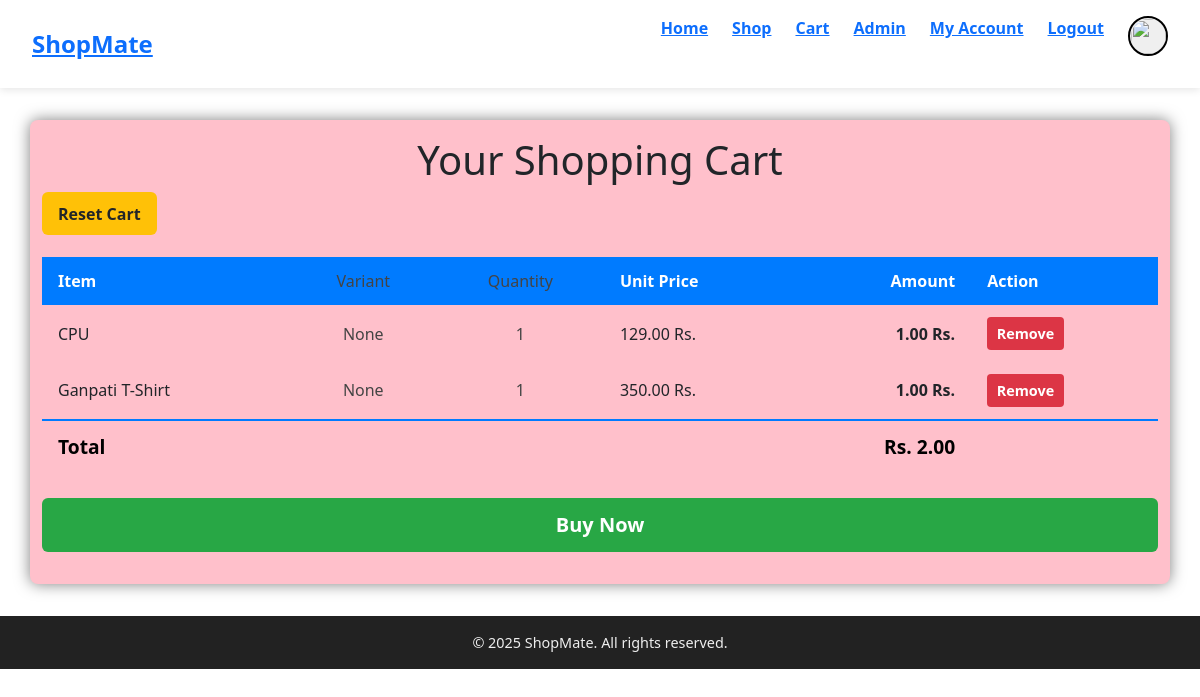
/cart (signed in), run on the app's committed database.
### ecommstore/models.py (models this page shows, shortened)
class CartItem(models.Model):
    user = models.ForeignKey(User, on_delete=models.CASCADE)
    product = models.ForeignKey(Product, on_delete=models.CASCADE)
    variant = models.ForeignKey(ProductVariant, on_delete=models.SET_NULL, null=True, blank=True)
    quantity = models.PositiveIntegerField(default=1)
    price = models.PositiveIntegerField(default=1)
    amount = models.PositiveIntegerField(default=1)
    added_at = models.DateTimeField(auto_now_add=True)
    updated_at = models.DateTimeField(auto_now=True)
    related_order = models.CharField(max_length=12)
    class Meta:
        unique_together = ('user', 'product', 'variant')  # Prevent duplicate items in cart
    def __str__(self):
        return f"{self.quantity}x {self.product.name} for {self.user.username}"

class Product(models.Model):
    product_code = models.CharField(max_length=12,primary_key=True)
    name = models.CharField(max_length=200)
    description = models.TextField()
    image = models.ImageField(upload_to = 'static', blank=True, null=True)
    price = models.DecimalField(max_digits=12,decimal_places=2)
    stock = models.IntegerField()
    specification = models.JSONField(null=True)
    termsnconditions = models.JSONField(null=True)
    created_date = models.DateTimeField(auto_now_add=True)
    desc1 = models.TextField(null=True)
    image1 = models.ImageField(upload_to = 'static', blank=True, null=True)
    image2 = models.ImageField(upload_to = 'static', blank=True, null=True)
    image3 = models.ImageField(upload_to = 'static', blank=True, null=True)
    def __str__(self):
        return self.name

### ecommstore/views.py (the view)
# urls.py: path('cart',views.cart,name="cart"),
@login_required
def cart(request):
    cart_items = {}
    userprofile = UserProfile.objects.filter(user=request.user)
    profilepicture = ''
    if len(userprofile) > 0:
        profilepicture = userprofile[0].profile_picture
    i=0
    final_cart_items = CartItem.objects.filter(user=request.user)
    cartlength = len(final_cart_items)
    total_amount = 0
    for i in range(0,cartlength):
        cart_items[i] = final_cart_items[i]
        total_amount = final_cart_items[i].amount+total_amount
    print(cart_items)
    return render(request,'ecommstore/templates/cartdetail.html',{'cart_items':cart_items.items(),'profilepicture':profilepicture,'total_amount':total_amount})

### ecommstore/templates/ecommstore/templates/cartdetail.html (shortened to what this page needs)
{% extends 'base.html' %}
{% block body %}
    <div class="container">
        <h1>Your Shopping Cart</h1>
        {% if cart_items %}
        <div class="clearfix">
            <form method="POST" action="{% url 'resetCart' %}" style="display:inline-block;">
                <button type="submit" class="reset-cart-btn">Reset Cart</button>
            </form>
        </div>
        <table>
            <thead>
                <tr>
                    <th>Item</th>
                    <th class="variant">Variant</th>
                    <th class="quantity">Quantity</th>
                    <th class="price">Unit Price</th>
                    <th class="amount">Amount</th>
                    <th>Action</th>
                </tr>
            </thead>
            <tbody>
                {% for key, value in cart_items %}
                <tr>
                    <td>{{ value.product }}</td>
                    <td class="variant" contenteditable="true">{{ value.variant }}</td>
                    <td class="quantity" contenteditable="true">{{ value.quantity }}</td>
                    <td class="price">{{ value.price|floatformat:2 }} Rs.</td>
                    <td class="amount">{{ value.amount|floatformat:2 }} Rs.</td>
                    <td>
                        <form method="POST" action="{% url 'delToCartAct' value.id %}">
                            <button type="submit" class="remove-btn">Remove</button>
                        </form>
                    </td>
                </tr>
                {% endfor %}
                <tr class="total-row">
                    <td colspan="4">Total</td>
                    <td class="amount">Rs. {{ total_amount|floatformat:2 }}</td>
                    <td></td>
                </tr>
            </tbody>
        </table>
        <form method="POST" action="{% url 'order' %}">
            <button type="submit" class="buy-now-btn">Buy Now</button>
        </form>
        {% else %}
        <p class="empty-cart">Your cart is empty!<br>Please Add Item to your cart.
        </p>
        {% endif %}
    </div>
{% endblock %}

### data on the page
CartItem: product "CPU", variant "None", quantity "1", price "129.00", amount "1.00"
CartItem: product "Ganpati T-Shirt", variant "None", quantity "1", price "350.00", amount "1.00"

### other printed values
{{ total_amount|floatformat:2 }} "2.00"
